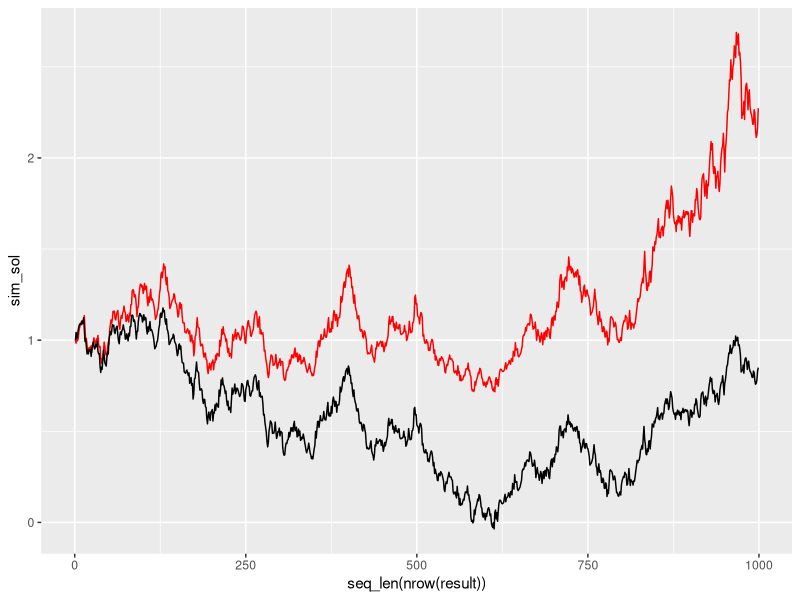
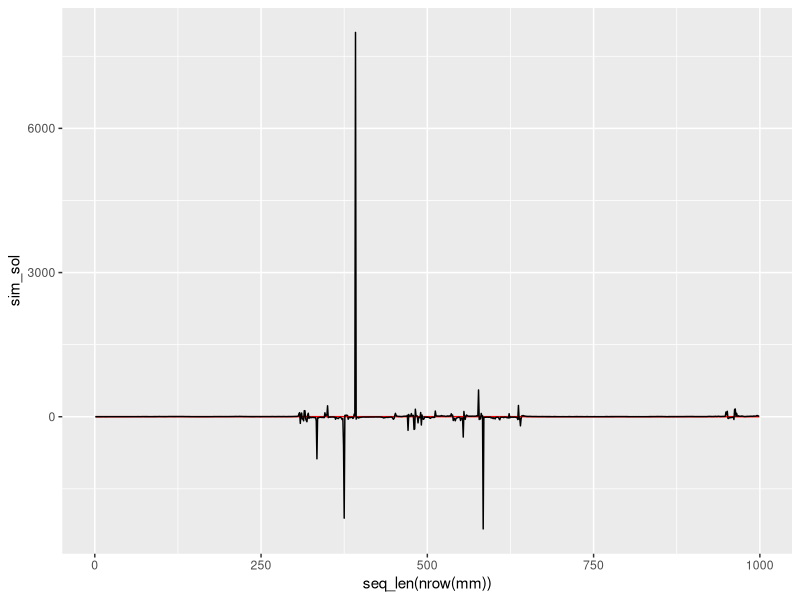

These charts were generated, in order, by the following R code:
library(tidyverse)

sim_BM <- function(T_, delta) {
  tmesh <- seq(from = 0, to = T_, by = delta)
  N <- length(tmesh)
  step <- delta
  Norm <- rnorm(N)
  B <- c(0,cumsum(sqrt(step) * Norm[-length(Norm)]))
  output <- data.frame(B = B, Norm = Norm)
  return(output)
  # plot(x = tmesh, y = B, type = "l")
}



b <- function(t, X_t) {
  1
}

sigma <- function(t, X_t) {
  X_t
}

msigma <- function(t, X_t){
  1
}

Euler_scheme <- function(delta, T_ = 1, b, sigma, x_0 = 0) {
  N_n <- ceiling(T_ / delta)
  tmesh <- seq(from = 0, to = T_, by = delta)
  sim_BM_result <- sim_BM(T_, delta)
  B <- sim_BM_result$B
  Norm <- sim_BM_result$Norm
  X <- c(x_0)
  X_2 <- c(x_0)
  step <- delta * T_
  for (k in 2:(N_n-1)) {
    X[k] <- X[k-1] + b(k,X[k-1])*step + sigma(k,X[k-1])*(B[k] - B[k-1])
    X_2[k] <- exp(-step) * X_2[k-1] + sqrt(-1/2 * (1- exp(2*step))) * Norm[k]
  }
  output <- data.frame(sim_sol = X, real_sol = X_2)
  return(output)
}


delta <- 1/1000

result <- Euler_scheme(delta=delta, T_=1, b=b, sigma=sigma, x_0=1)
ggplot(data = result, aes(x=seq_len(nrow(result)), y = sim_sol)) +
  geom_line(color = "red") +
  geom_line(aes(x=seq_len(nrow(result)), y = real_sol))




Milstein_scheme <- function(delta, T_ = 1, b, sigma, msigma, x_0 = 0) {
  N_n <- ceiling(T_ / delta)
  tmesh <- seq(from = 0, to = T_, by = delta)
  sim_BM_result <- sim_BM(T_, delta)
  B <- sim_BM_result$B
  Norm <- sim_BM_result$Norm
  X <- c(x_0)
  X_2 <- c(x_0)
  step <- delta * T_
  for (k in 2:(N_n-1)) {
    X[k] <- X[k-1] + b(k,X[k-1])*step + sigma(k,X[k-1])*(B[k] - B[k-1])+
      1/2*sigma(k,X[k-1])*msigma(k, X[k-1])*((B[k]-B[k-1])^2-step)
    X_2[k] <- tan( atan(x_0)+tmesh[k]+ B[k])
  }
  output <- data.frame(sim_sol = X, real_sol = X_2)
  return(output)
}


set.seed(1)

delta <- 1/1000

mm <- Milstein_scheme(delta=delta, T_=1, b=b, sigma=sigma, msigma=msigma, x_0=1)
ggplot(data = mm, aes(x=seq_len(nrow(mm)), y = sim_sol)) +
  geom_line(color = "red") +
  geom_line(aes(x=seq_len(nrow(mm)), y = real_sol))







